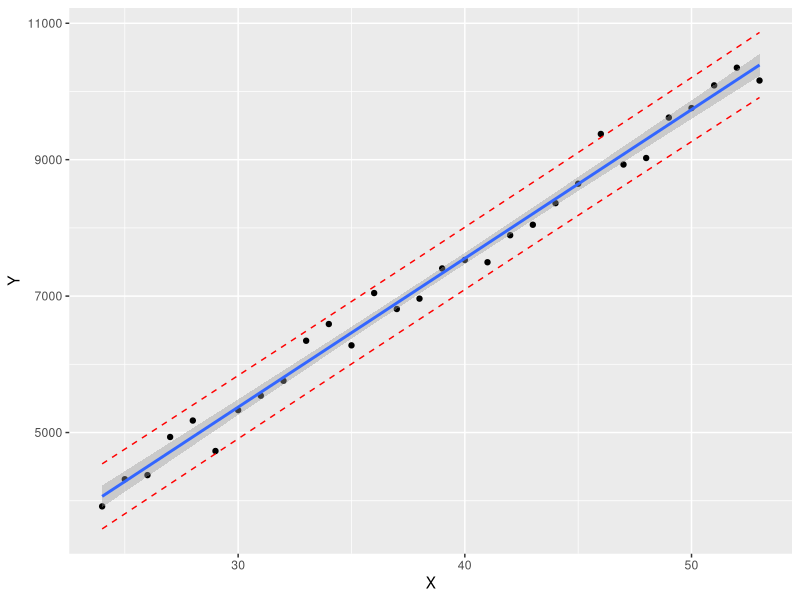

This chart was generated by the following R code:
# Data generation
epsilon <- rnorm(30, mean=0, sd=200)
X <- seq(24, 53, 1)
Y <- -1197 + 219 * X + epsilon

df <- data.frame(X, Y)

# Plot
library("ggplot2")

# lm
res_lm <- lm(Y ~ X)
print(res_lm)

X_new <- data.frame(X=24:53)
conf_95 <- predict(res_lm, X_new, interval='confidence', level=0.95)
pred_95 <- predict(res_lm, X_new, interval='prediction', level=0.95)

df <- cbind(df, pred_95)

p <- ggplot(df, aes(X, Y)) + geom_point() + stat_smooth(method = lm)

p <- p + geom_line(aes(y = lwr), color="red", linetype = "dashed") +
    geom_line(aes(y = upr), color="red", linetype = "dashed")

ggsave("test.png", p)
